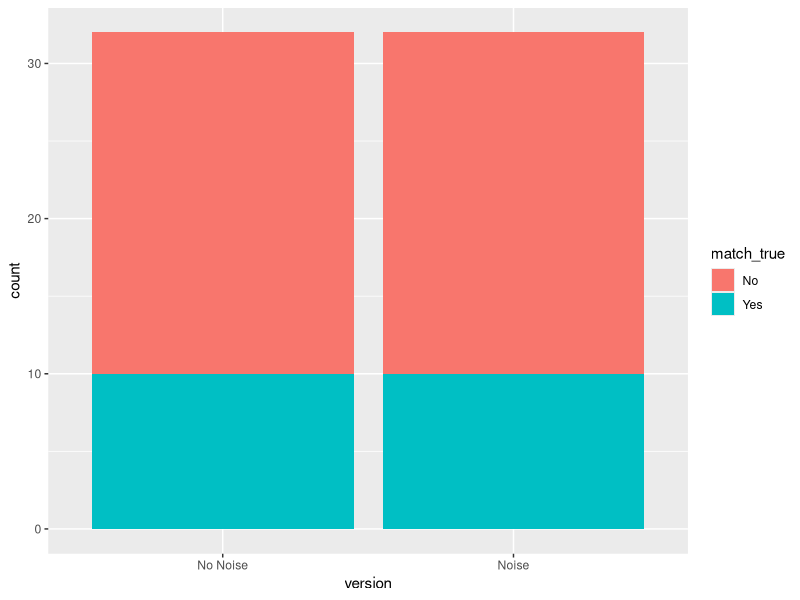
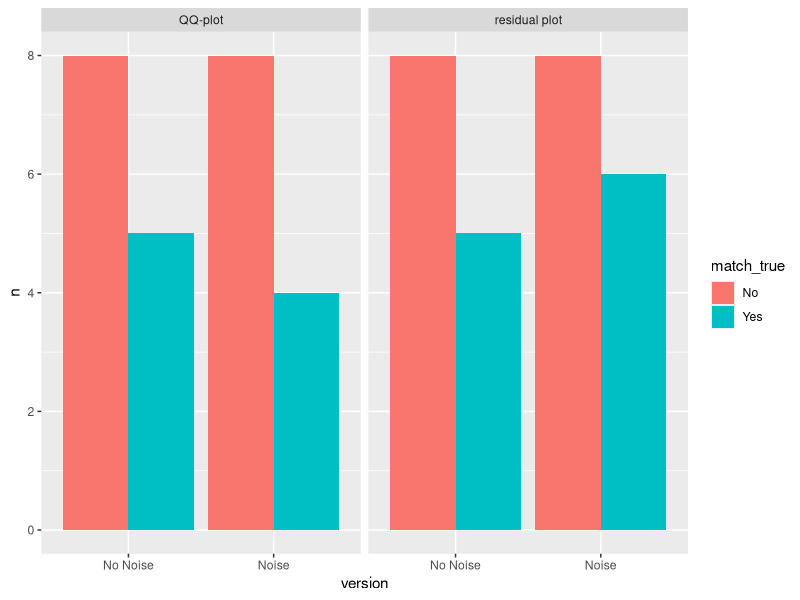
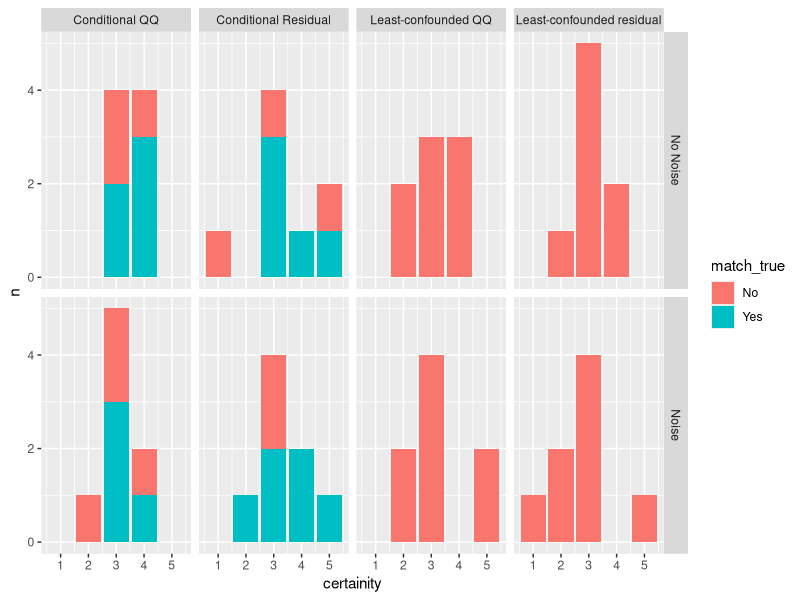
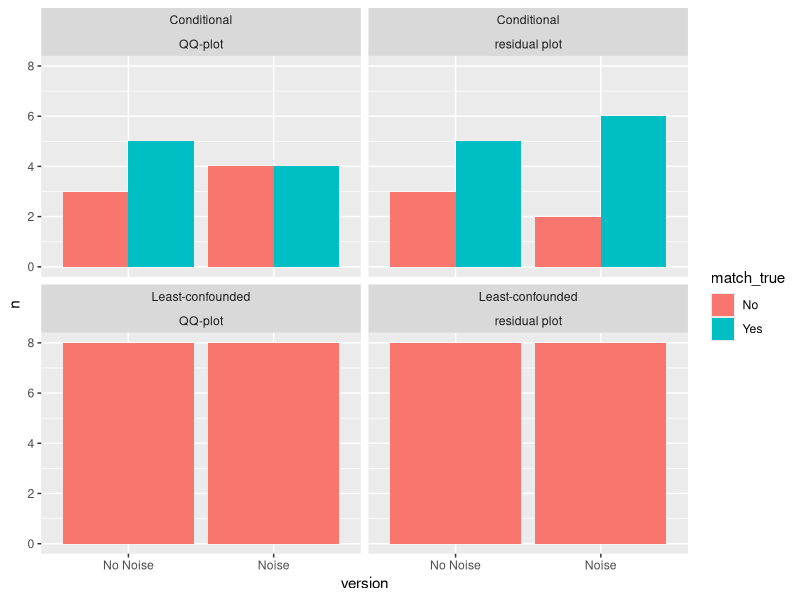

These charts were generated, in order, by the following R code:
## ---- chunk 1
knitr::opts_chunk$set(echo = F)
library(readr)
library(dplyr)
library(tidyverse)
library(stringr)
## ---- chunk 2

pilot_survey_results <-
  read_csv(here::here("data/pilot_survey_results.csv"))
images_allocation <-
  read_csv(here::here("data/images_allocation.csv"))

visits<- images_allocation%>%
  distinct(unique_id)%>%
  nrow()

images_allocation <- images_allocation %>% mutate(assigned_plot = paste0("v", plot_num, version , "_" , plot_order, ".png")) %>%
  select(-c(1,8:11))

correct <- c(
  "v11_1.png" = 3,
  "v11_2.png" = 1,
  "v11_3.png" = 7,
  "v11_4.png" = 5,
  
  "v12_1.png" = 5,
  "v12_2.png" = 2,
  "v12_3.png" = 8,
  "v12_4.png" = 1,
  
  "v13_1.png" = 2,
  "v13_2.png" = 5,
  "v13_3.png" = 9,
  "v13_4.png" = 6,
  
  "v14_1.png" = 10,
  "v14_2.png" = 4,
  "v14_3.png" = 9,
  "v14_4.png" = 10,
  
  "v15_1.png" = 7,
  "v15_2.png" = 3,
  "v15_3.png" = 10,
  "v15_4.png" = 13,
  
  "vNA1_NA.png" = 8,
  "vNA2_NA.png" = 8,
  "vNA3_NA.png" = 8,
  "vNA4_NA.png" = 8,
  
  
  "v21_1.png" = 1,
  "v21_2.png" = 4,
  "v21_3.png" = 14,
  "v21_4.png" = 6,
  
  "v22_1.png" = 6,
  "v22_2.png" = 14,
  "v22_3.png" = 3,
  "v22_4.png" = 11,
  
  "v23_1.png" = 3,
  "v23_2.png" = 7,
  "v23_3.png" = 5,
  "v23_4.png" = 12,
  
  
  "v24_1.png" = 6,
  "v24_2.png" = 14,
  "v24_3.png" = 3,
  "v24_4.png" = 16,
  
  
  "v25_1.png" = 6,
  "v25_2.png" = 14,
  "v25_3.png" = 3,
  "v25_4.png" = 13
)

true_plots <- tibble(
  plot_name = c(
    "v11_1.png",
    "v11_2.png",
    "v11_3.png",
    "v11_4.png",
    
    "v12_1.png",
    "v12_2.png",
    "v12_3.png",
    "v12_4.png",
    
    "v13_1.png",
    "v13_2.png",
    "v13_3.png",
    "v13_4.png",
    
    "v14_1.png",
    "v14_2.png",
    "v14_3.png",
    "v14_4.png",
    
    "v15_1.png",
    "v15_2.png",
    "v15_3.png",
    "v15_4.png",
    
    "vNA1_NA.png",
    "vNA2_NA.png",
    "vNA3_NA.png",
    "vNA4_NA.png",
    "vNA5_NA.png",
    
    
    
    "v21_1.png",
    "v21_2.png",
    "v21_3.png",
    "v21_4.png",
    
    "v22_1.png",
    "v22_2.png",
    "v22_3.png",
    "v22_4.png",
    
    "v23_1.png",
    "v23_2.png",
    "v23_3.png",
    "v23_4.png",
    
    
    "v24_1.png",
    "v24_2.png",
    "v24_3.png",
    "v24_4.png",
    
    
    "v25_1.png",
    "v25_2.png",
    "v25_3.png",
    "v25_4.png"
  ),
  true_plot = c(
    3,
    1,
    7,
    5,
    
    5,
    2,
    8,
    1,
    
    2,
    5,
    9,
    6,
    
    10,
    4,
    9,
    10,
    
    7,
    3,
    10,
    13,
    
    8,
    8,
    8,
    8,
    8,
    
    
    1,
    4,
    14,
    6,
    
    6,
    14,
    3,
    11,
    
    3,
    7,
    5,
    12,
    
    
    6,
    14,
    3,
    16,
    
    6,
    14,
    3,
    13
  )
)
## ---- chunk 3

images_allocation <- images_allocation %>%
  left_join(true_plots,by=c("assigned_plot"="plot_name"))

data <- pilot_survey_results %>%
  left_join(images_allocation, by = c(c("identifier" = "unique_id"),c("plot"="assigned_plot")))

## ---- chunk 4
attempts <- data %>%
  distinct(Name) %>%
  nrow()
attempts

gender <- data %>%
distinct(Gender,Name)%>% 
  group_by(Gender)%>%
  count(Gender)

gender

  
## ---- chunk 5

analysis_data <- data %>%
  rename(plot_type=plot.y)%>%
  mutate(match_true=case_when((responses==true_plot )~"Yes",
                              (responses!=true_plot)~"No"),
         version=case_when( (noise=="yes")~"Noise",
           (noise=="no")~"No Noise"
         )) 

#using reference plot 
reference_plot <- analysis_data %>%
  filter((plot_type=="control")&(match_true=="No"))%>%
  select(identifier,Name)
  

analysis_data <- analysis_data %>%
  anti_join(reference_plot,by="identifier")%>%
  filter(plot_type!="control")


analysis_data %>%
count(version,match_true)

analysis_data%>%
  ggplot(aes(x=version,fill=match_true))+
  geom_bar()

analysis_data%>%
  count(resid,plot_type,version,match_true)%>%
  mutate(total=attempts,
         prop=n/total)


analysis_data%>%
  count(resid,plot_type,version,match_true)%>%
  mutate(total=attempts,
         prop=n/total)%>%
  filter(match_true=="Yes")
  
  


analysis_data%>%
  count(resid,plot_type,version,match_true)%>%
 # filter(resid=="Least-confounded")%>%
  ggplot(aes(x=version,y=n,fill=match_true))+
  geom_col(position="dodge")+
  facet_wrap(~plot_type)


## ---- chunk 6

  analysis_data %>%
  group_by(resid,plot_type,version,match_true)%>%
  count(certainity)%>%
  mutate(
    pname=case_when(
      str_detect(resid,"Conditional") &str_detect(plot_type,"residual plot")~"Conditional Residual",
      str_detect(resid,"Conditional") & str_detect(plot_type,"QQ-plot")~"Conditional QQ",
      str_detect(resid,"Least-confounded") & str_detect(plot_type,"QQ-plot")~"Least-confounded QQ",
      str_detect(resid,"Least-confounded") & str_detect(plot_type,"residual plot")~"Least-confounded residual"
    ))%>%
  ggplot(aes(x=certainity,y=n,fill=match_true))+
  geom_col()+
  facet_grid(version~pname)+
  scale_y_continuous(breaks = seq(0,10,by=2))

analysis_data%>%
  count(resid,plot_type,version,match_true)%>%
 # filter(resid=="Conditional")%>%
  ggplot(aes(x=version,y=n,fill=match_true))+
  geom_col(position="dodge")+
  facet_wrap(resid~plot_type)
